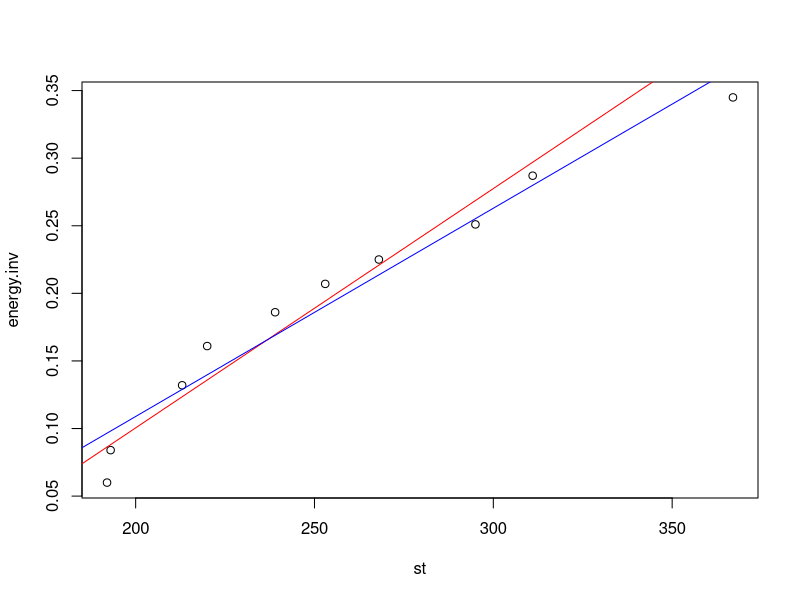

Write R code to recreate this figure.
energy = c(
2.899,
3.484 ,
3.984 ,
4.444 ,
4.831 ,
5.376 ,
6.211 ,
7.576 ,
11.905 ,
16.667 
)

st = c(
   367 ,
   311 ,
   295 ,
   268 ,
   253 ,
   239 ,
   220 ,
   213 ,
   193 ,
   192
)

sd = c(
   17,
   9,
   9,
   7,
   7,
   6,
   6,
   6,
   5,
   5
)

energy.inv = 1/energy
d = matrix(c(st, energy.inv), ncol = 2)
d.df = as.data.frame(d)
var = sd^2
w = 1 / var
l.heter = lm(formula = V2 ~ V1, weights = w, data = d.df)
l.homo = lm(formula = V2 ~ V1, data = d.df)
# V2 is energy, V1 is st

plot(st,energy.inv)
abline(l.heter$coefficients[1], l.heter$coefficients[2], col = "red")
abline(l.homo$coefficients[1], l.homo$coefficients[2], col = "blue")
